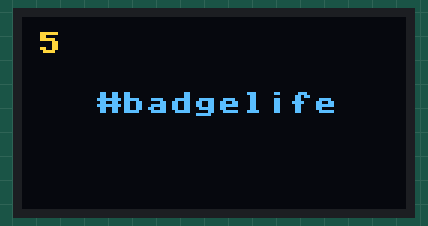
Simulated run of this program. Board: Raspberry Pi Pico running MicroPython. On the bench: 128×64 one-colour display. The OLED is the two-colour kind (top 16 rows yellow); library files of the repository ran but are not shown: ssd1306.py; what the program prints to the serial console is not drawn. At 0.3 s the program stops and its outputs stay as they are.

Above: at 0.3 s.

The program:

oled_simple.py
```python
import machine
import utime
import ssd1306

oled_rst = machine.Pin(15, machine.Pin.OUT)
oled_rst.low()
utime.sleep(0.1)
oled_rst.high()
utime.sleep(0.1)

i2c0 = machine.I2C(0, sda=machine.Pin(16), scl=machine.Pin(17), freq=400000)
oled = ssd1306.SSD1306_I2C(width=128, height=64, i2c=i2c0, addr=0x3C)

oled.fill(0)
oled.text("#badgelife", 25, 25)
oled.text("5", 5, 5)
oled.show()
print('updated')
```
